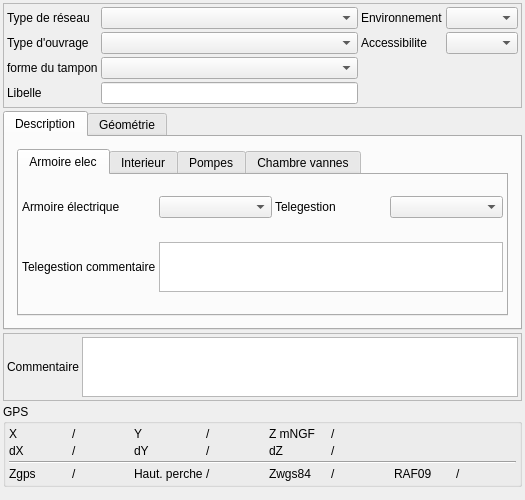
<?xml version="1.0" encoding="UTF-8"?>
<ui version="4.0">
 <class>Form</class>
 <widget class="QWidget" name="Form">
  <property name="geometry">
   <rect>
    <x>0</x>
    <y>0</y>
    <width>525</width>
    <height>500</height>
   </rect>
  </property>
  <property name="windowTitle">
   <string>Form</string>
  </property>
  <layout class="QVBoxLayout" name="verticalLayout">
   <property name="spacing">
    <number>3</number>
   </property>
   <property name="leftMargin">
    <number>3</number>
   </property>
   <property name="topMargin">
    <number>3</number>
   </property>
   <property name="rightMargin">
    <number>3</number>
   </property>
   <property name="bottomMargin">
    <number>3</number>
   </property>
   <item>
    <widget class="QFrame" name="frame">
     <property name="frameShape">
      <enum>QFrame::StyledPanel</enum>
     </property>
     <property name="frameShadow">
      <enum>QFrame::Raised</enum>
     </property>
     <layout class="QGridLayout" name="gridLayout">
      <property name="leftMargin">
       <number>3</number>
      </property>
      <property name="topMargin">
       <number>3</number>
      </property>
      <property name="rightMargin">
       <number>3</number>
      </property>
      <property name="bottomMargin">
       <number>3</number>
      </property>
      <property name="spacing">
       <number>3</number>
      </property>
      <item row="0" column="1">
       <widget class="QComboBox" name="comboBox_typeReseau"/>
      </item>
      <item row="3" column="1">
       <widget class="QComboBox" name="comboBox_Formetampon"/>
      </item>
      <item row="3" column="0">
       <widget class="QLabel" name="label_25">
        <property name="text">
         <string>forme du tampon</string>
        </property>
       </widget>
      </item>
      <item row="0" column="0">
       <widget class="QLabel" name="label_2">
        <property name="text">
         <string>Type de réseau</string>
        </property>
       </widget>
      </item>
      <item row="2" column="0">
       <widget class="QLabel" name="label">
        <property name="text">
         <string>Type d'ouvrage</string>
        </property>
       </widget>
      </item>
      <item row="5" column="0">
       <widget class="QLabel" name="label_5">
        <property name="text">
         <string>Libelle</string>
        </property>
       </widget>
      </item>
      <item row="2" column="1">
       <widget class="QComboBox" name="comboBox_typeOuvrageAss"/>
      </item>
      <item row="5" column="1">
       <widget class="QLineEdit" name="lineEdit_libelle">
        <property name="readOnly">
         <bool>true</bool>
        </property>
       </widget>
      </item>
      <item row="0" column="2">
       <widget class="QLabel" name="label_8">
        <property name="text">
         <string>Environnement</string>
        </property>
       </widget>
      </item>
      <item row="0" column="3">
       <widget class="QComboBox" name="comboBox_environnement"/>
      </item>
      <item row="2" column="2">
       <widget class="QLabel" name="label_3">
        <property name="text">
         <string>Accessibilite</string>
        </property>
       </widget>
      </item>
      <item row="2" column="3">
       <widget class="QComboBox" name="comboBox_accessibilite"/>
      </item>
     </layout>
    </widget>
   </item>
   <item>
    <widget class="QTabWidget" name="tabWidget_2">
     <property name="currentIndex">
      <number>0</number>
     </property>
     <widget class="QWidget" name="tab_5">
      <attribute name="title">
       <string>Description</string>
      </attribute>
      <layout class="QVBoxLayout" name="verticalLayout_3">
       <item>
        <widget class="QStackedWidget" name="stackedWidget">
         <property name="currentIndex">
          <number>1</number>
         </property>
         <widget class="QWidget" name="page_3">
          <layout class="QGridLayout" name="gridLayout_2">
           <item row="0" column="1">
            <widget class="QComboBox" name="comboBox_echelon"/>
           </item>
           <item row="1" column="0">
            <widget class="QLabel" name="label_27">
             <property name="text">
              <string>Présence de crosse</string>
             </property>
            </widget>
           </item>
           <item row="0" column="0">
            <widget class="QLabel" name="label_26">
             <property name="text">
              <string>Présence d'échelons</string>
             </property>
            </widget>
           </item>
           <item row="2" column="0">
            <widget class="QLabel" name="label_30">
             <property name="text">
              <string>Forme du regard</string>
             </property>
            </widget>
           </item>
           <item row="2" column="1">
            <widget class="QComboBox" name="comboBox_formeregard"/>
           </item>
           <item row="1" column="1">
            <widget class="QComboBox" name="comboBox_crosse"/>
           </item>
          </layout>
         </widget>
         <widget class="QWidget" name="page_4">
          <layout class="QVBoxLayout" name="verticalLayout_2">
           <property name="spacing">
            <number>3</number>
           </property>
           <property name="leftMargin">
            <number>3</number>
           </property>
           <property name="topMargin">
            <number>3</number>
           </property>
           <property name="rightMargin">
            <number>3</number>
           </property>
           <property name="bottomMargin">
            <number>3</number>
           </property>
           <item>
            <widget class="QTabWidget" name="tabWidget">
             <property name="currentIndex">
              <number>0</number>
             </property>
             <widget class="QWidget" name="tab">
              <attribute name="title">
               <string>Armoire elec</string>
              </attribute>
              <layout class="QGridLayout" name="gridLayout_8">
               <property name="leftMargin">
                <number>3</number>
               </property>
               <property name="topMargin">
                <number>3</number>
               </property>
               <property name="rightMargin">
                <number>3</number>
               </property>
               <property name="bottomMargin">
                <number>3</number>
               </property>
               <property name="horizontalSpacing">
                <number>3</number>
               </property>
               <item row="2" column="0">
                <widget class="QLabel" name="label_40">
                 <property name="text">
                  <string>Telegestion commentaire</string>
                 </property>
                </widget>
               </item>
               <item row="0" column="1">
                <widget class="QComboBox" name="comboBox_posteelec"/>
               </item>
               <item row="0" column="0">
                <widget class="QLabel" name="label_32">
                 <property name="text">
                  <string>Armoire électrique</string>
                 </property>
                </widget>
               </item>
               <item row="0" column="2">
                <widget class="QLabel" name="label_34">
                 <property name="text">
                  <string>Telegestion</string>
                 </property>
                </widget>
               </item>
               <item row="0" column="3">
                <widget class="QComboBox" name="comboBox_telegestion"/>
               </item>
               <item row="2" column="1" colspan="3">
                <widget class="QTextBrowser" name="textBrowser_telegestioncom">
                 <property name="maximumSize">
                  <size>
                   <width>16777215</width>
                   <height>50</height>
                  </size>
                 </property>
                 <property name="readOnly">
                  <bool>false</bool>
                 </property>
                </widget>
               </item>
              </layout>
             </widget>
             <widget class="QWidget" name="tab_2">
              <attribute name="title">
               <string>Interieur</string>
              </attribute>
              <layout class="QGridLayout" name="gridLayout_9">
               <property name="leftMargin">
                <number>3</number>
               </property>
               <property name="topMargin">
                <number>3</number>
               </property>
               <property name="rightMargin">
                <number>3</number>
               </property>
               <property name="bottomMargin">
                <number>3</number>
               </property>
               <property name="spacing">
                <number>3</number>
               </property>
               <item row="0" column="0">
                <widget class="QLabel" name="label_31">
                 <property name="text">
                  <string>Materiau</string>
                 </property>
                </widget>
               </item>
               <item row="1" column="1" colspan="2">
                <widget class="QComboBox" name="comboBox_typeasservissement"/>
               </item>
               <item row="0" column="1" colspan="2">
                <widget class="QComboBox" name="comboBox_PRmateriau"/>
               </item>
               <item row="1" column="0">
                <widget class="QLabel" name="label_41">
                 <property name="text">
                  <string>Type asservissement</string>
                 </property>
                </widget>
               </item>
               <item row="0" column="3">
                <widget class="QLabel" name="label_33">
                 <property name="text">
                  <string>Poires</string>
                 </property>
                </widget>
               </item>
               <item row="0" column="4">
                <widget class="QSpinBox" name="spinBox_poires">
                 <property name="minimum">
                  <number>-1</number>
                 </property>
                </widget>
               </item>
               <item row="0" column="5">
                <widget class="QToolButton" name="toolButton_poires">
                 <property name="text">
                  <string>...</string>
                 </property>
                </widget>
               </item>
               <item row="1" column="3">
                <widget class="QLabel" name="label_39">
                 <property name="text">
                  <string>Trop plein</string>
                 </property>
                </widget>
               </item>
               <item row="1" column="4" colspan="2">
                <widget class="QComboBox" name="comboBox_surverse"/>
               </item>
              </layout>
             </widget>
             <widget class="QWidget" name="tab_4">
              <attribute name="title">
               <string>Pompes</string>
              </attribute>
              <layout class="QGridLayout" name="gridLayout_10">
               <item row="0" column="1">
                <widget class="QSpinBox" name="spinBox_pompes">
                 <property name="minimum">
                  <number>-1</number>
                 </property>
                </widget>
               </item>
               <item row="0" column="0">
                <widget class="QLabel" name="label_35">
                 <property name="text">
                  <string>Nombre de pompes</string>
                 </property>
                </widget>
               </item>
               <item row="0" column="2">
                <widget class="QToolButton" name="toolButton_pompes">
                 <property name="text">
                  <string>...</string>
                 </property>
                </widget>
               </item>
              </layout>
             </widget>
             <widget class="QWidget" name="tab_3">
              <attribute name="title">
               <string>Chambre vannes</string>
              </attribute>
             </widget>
            </widget>
           </item>
          </layout>
         </widget>
         <widget class="QWidget" name="page_5">
          <layout class="QGridLayout" name="gridLayout_7">
           <item row="1" column="0">
            <widget class="QLabel" name="label_37">
             <property name="text">
              <string>Alarme ?</string>
             </property>
            </widget>
           </item>
           <item row="2" column="0">
            <widget class="QLabel" name="label_38">
             <property name="text">
              <string>Automate ?</string>
             </property>
            </widget>
           </item>
           <item row="2" column="1">
            <widget class="QComboBox" name="comboBox_automate"/>
           </item>
           <item row="1" column="1">
            <widget class="QComboBox" name="comboBox_DSHalarme"/>
           </item>
           <item row="0" column="0">
            <widget class="QLabel" name="label_36">
             <property name="text">
              <string>Materiau</string>
             </property>
            </widget>
           </item>
           <item row="0" column="1">
            <widget class="QComboBox" name="comboBox_DSH_materiau"/>
           </item>
          </layout>
         </widget>
         <widget class="QWidget" name="page_6"/>
        </widget>
       </item>
      </layout>
     </widget>
     <widget class="QWidget" name="tab_6">
      <attribute name="title">
       <string>Géométrie</string>
      </attribute>
      <layout class="QVBoxLayout" name="verticalLayout_4">
       <item>
        <widget class="QFrame" name="frame_5">
         <property name="frameShape">
          <enum>QFrame::StyledPanel</enum>
         </property>
         <property name="frameShadow">
          <enum>QFrame::Raised</enum>
         </property>
         <layout class="QGridLayout" name="gridLayout_6">
          <property name="leftMargin">
           <number>3</number>
          </property>
          <property name="topMargin">
           <number>3</number>
          </property>
          <property name="rightMargin">
           <number>3</number>
          </property>
          <property name="bottomMargin">
           <number>3</number>
          </property>
          <property name="spacing">
           <number>3</number>
          </property>
          <item row="1" column="2">
           <widget class="QToolButton" name="toolButton_calc">
            <property name="text">
             <string>...</string>
            </property>
           </widget>
          </item>
          <item row="1" column="1">
           <widget class="QDoubleSpinBox" name="doubleSpinBox_profradierouvrage">
            <property name="minimum">
             <double>-1.000000000000000</double>
            </property>
            <property name="maximum">
             <double>999.000000000000000</double>
            </property>
           </widget>
          </item>
          <item row="1" column="0">
           <widget class="QLabel" name="label_24">
            <property name="text">
             <string>Profondeur </string>
            </property>
           </widget>
          </item>
          <item row="0" column="3">
           <widget class="QLabel" name="label_29">
            <property name="text">
             <string>Largeur</string>
            </property>
           </widget>
          </item>
          <item row="0" column="1">
           <widget class="QDoubleSpinBox" name="doubleSpinBox_longueur">
            <property name="minimum">
             <double>-1.000000000000000</double>
            </property>
            <property name="maximum">
             <double>999.000000000000000</double>
            </property>
           </widget>
          </item>
          <item row="0" column="0">
           <widget class="QLabel" name="label_28">
            <property name="text">
             <string>Longueur</string>
            </property>
           </widget>
          </item>
          <item row="0" column="2">
           <widget class="QToolButton" name="toolButton_longueur">
            <property name="text">
             <string>...</string>
            </property>
           </widget>
          </item>
          <item row="0" column="4">
           <widget class="QDoubleSpinBox" name="doubleSpinBox_largeur">
            <property name="minimum">
             <double>-1.000000000000000</double>
            </property>
            <property name="maximum">
             <double>999.000000000000000</double>
            </property>
           </widget>
          </item>
          <item row="0" column="5">
           <widget class="QToolButton" name="toolButton_largeur">
            <property name="text">
             <string>...</string>
            </property>
           </widget>
          </item>
         </layout>
        </widget>
       </item>
       <item>
        <widget class="QFrame" name="frame_3">
         <property name="frameShape">
          <enum>QFrame::StyledPanel</enum>
         </property>
         <property name="frameShadow">
          <enum>QFrame::Raised</enum>
         </property>
         <layout class="QGridLayout" name="gridLayout_3">
          <property name="leftMargin">
           <number>3</number>
          </property>
          <property name="topMargin">
           <number>3</number>
          </property>
          <property name="rightMargin">
           <number>3</number>
          </property>
          <property name="bottomMargin">
           <number>3</number>
          </property>
          <property name="spacing">
           <number>3</number>
          </property>
          <item row="2" column="1">
           <widget class="QDoubleSpinBox" name="doubleSpinBox_Z">
            <property name="minimum">
             <double>-99.000000000000000</double>
            </property>
            <property name="maximum">
             <double>99999999.000000000000000</double>
            </property>
           </widget>
          </item>
          <item row="1" column="1">
           <widget class="QDoubleSpinBox" name="doubleSpinBox_Y">
            <property name="minimum">
             <double>-99.000000000000000</double>
            </property>
            <property name="maximum">
             <double>99999999.000000000000000</double>
            </property>
           </widget>
          </item>
          <item row="2" column="3">
           <widget class="QDoubleSpinBox" name="doubleSpinBox_dZ">
            <property name="minimum">
             <double>-1.000000000000000</double>
            </property>
            <property name="maximum">
             <double>999.000000000000000</double>
            </property>
           </widget>
          </item>
          <item row="1" column="0">
           <widget class="QLabel" name="label_18">
            <property name="text">
             <string>Y</string>
            </property>
           </widget>
          </item>
          <item row="2" column="0">
           <widget class="QLabel" name="label_22">
            <property name="text">
             <string>Z tampon</string>
            </property>
           </widget>
          </item>
          <item row="1" column="3">
           <widget class="QDoubleSpinBox" name="doubleSpinBox_dY">
            <property name="minimum">
             <double>-1.000000000000000</double>
            </property>
            <property name="maximum">
             <double>999.000000000000000</double>
            </property>
           </widget>
          </item>
          <item row="0" column="0">
           <widget class="QLabel" name="label_15">
            <property name="text">
             <string>X</string>
            </property>
           </widget>
          </item>
          <item row="0" column="3">
           <widget class="QDoubleSpinBox" name="doubleSpinBox_dX">
            <property name="minimum">
             <double>-1.000000000000000</double>
            </property>
            <property name="maximum">
             <double>999.000000000000000</double>
            </property>
           </widget>
          </item>
          <item row="0" column="1">
           <widget class="QDoubleSpinBox" name="doubleSpinBox_X">
            <property name="minimum">
             <double>-99.000000000000000</double>
            </property>
            <property name="maximum">
             <double>99999999.000000000000000</double>
            </property>
           </widget>
          </item>
          <item row="1" column="2">
           <widget class="QLabel" name="label_21">
            <property name="text">
             <string>dY</string>
            </property>
           </widget>
          </item>
          <item row="0" column="2">
           <widget class="QLabel" name="label_16">
            <property name="text">
             <string>dX</string>
            </property>
           </widget>
          </item>
          <item row="2" column="2">
           <widget class="QLabel" name="label_23">
            <property name="text">
             <string>dZ</string>
            </property>
           </widget>
          </item>
          <item row="3" column="0" colspan="4">
           <widget class="QPushButton" name="pushButton_getGPS">
            <property name="text">
             <string>GPS</string>
            </property>
           </widget>
          </item>
         </layout>
        </widget>
       </item>
      </layout>
     </widget>
    </widget>
   </item>
   <item>
    <widget class="QFrame" name="frame_2">
     <property name="frameShape">
      <enum>QFrame::StyledPanel</enum>
     </property>
     <property name="frameShadow">
      <enum>QFrame::Raised</enum>
     </property>
     <layout class="QHBoxLayout" name="horizontalLayout">
      <property name="spacing">
       <number>3</number>
      </property>
      <property name="leftMargin">
       <number>3</number>
      </property>
      <property name="topMargin">
       <number>3</number>
      </property>
      <property name="rightMargin">
       <number>3</number>
      </property>
      <property name="bottomMargin">
       <number>3</number>
      </property>
      <item>
       <widget class="QLabel" name="label_7">
        <property name="text">
         <string>Commentaire</string>
        </property>
       </widget>
      </item>
      <item>
       <widget class="QTextBrowser" name="textBrowser_commentaire">
        <property name="maximumSize">
         <size>
          <width>16777215</width>
          <height>60</height>
         </size>
        </property>
        <property name="readOnly">
         <bool>false</bool>
        </property>
       </widget>
      </item>
     </layout>
    </widget>
   </item>
   <item>
    <widget class="QGroupBox" name="groupBox_2">
     <property name="title">
      <string>GPS</string>
     </property>
     <layout class="QGridLayout" name="gridLayout_17">
      <property name="leftMargin">
       <number>3</number>
      </property>
      <property name="topMargin">
       <number>3</number>
      </property>
      <property name="rightMargin">
       <number>3</number>
      </property>
      <property name="bottomMargin">
       <number>3</number>
      </property>
      <property name="spacing">
       <number>3</number>
      </property>
      <item row="0" column="3">
       <widget class="QLabel" name="label_Y">
        <property name="text">
         <string>/</string>
        </property>
       </widget>
      </item>
      <item row="0" column="2">
       <widget class="QLabel" name="label_64">
        <property name="text">
         <string>Y</string>
        </property>
       </widget>
      </item>
      <item row="1" column="5">
       <widget class="QLabel" name="label_dZ">
        <property name="text">
         <string>/</string>
        </property>
       </widget>
      </item>
      <item row="0" column="5">
       <widget class="QLabel" name="label_Z">
        <property name="text">
         <string>/</string>
        </property>
       </widget>
      </item>
      <item row="1" column="1">
       <widget class="QLabel" name="label_dX">
        <property name="text">
         <string>/</string>
        </property>
       </widget>
      </item>
      <item row="3" column="6">
       <widget class="QLabel" name="label_61">
        <property name="text">
         <string>RAF09</string>
        </property>
       </widget>
      </item>
      <item row="1" column="4">
       <widget class="QLabel" name="label_68">
        <property name="text">
         <string>dZ</string>
        </property>
       </widget>
      </item>
      <item row="1" column="0">
       <widget class="QLabel" name="label_65">
        <property name="text">
         <string>dX</string>
        </property>
       </widget>
      </item>
      <item row="1" column="2">
       <widget class="QLabel" name="label_67">
        <property name="text">
         <string>dY</string>
        </property>
       </widget>
      </item>
      <item row="1" column="3">
       <widget class="QLabel" name="label_dY">
        <property name="text">
         <string>/</string>
        </property>
       </widget>
      </item>
      <item row="3" column="0">
       <widget class="QLabel" name="label_62">
        <property name="text">
         <string>Zgps</string>
        </property>
       </widget>
      </item>
      <item row="0" column="4">
       <widget class="QLabel" name="label_66">
        <property name="text">
         <string>Z mNGF</string>
        </property>
       </widget>
      </item>
      <item row="3" column="1">
       <widget class="QLabel" name="label_zgps">
        <property name="text">
         <string>/</string>
        </property>
       </widget>
      </item>
      <item row="3" column="3">
       <widget class="QLabel" name="label_hautperche">
        <property name="text">
         <string>/</string>
        </property>
       </widget>
      </item>
      <item row="3" column="2">
       <widget class="QLabel" name="label_70">
        <property name="text">
         <string>Haut. perche</string>
        </property>
       </widget>
      </item>
      <item row="3" column="5">
       <widget class="QLabel" name="label_zwgs84">
        <property name="text">
         <string>/</string>
        </property>
       </widget>
      </item>
      <item row="3" column="4">
       <widget class="QLabel" name="label_63">
        <property name="text">
         <string>Zwgs84</string>
        </property>
       </widget>
      </item>
      <item row="0" column="1">
       <widget class="QLabel" name="label_X">
        <property name="text">
         <string>/</string>
        </property>
       </widget>
      </item>
      <item row="0" column="0">
       <widget class="QLabel" name="label_69">
        <property name="text">
         <string>X</string>
        </property>
       </widget>
      </item>
      <item row="3" column="7">
       <widget class="QLabel" name="label_raf09">
        <property name="text">
         <string>/</string>
        </property>
       </widget>
      </item>
      <item row="2" column="0" colspan="8">
       <widget class="Line" name="line">
        <property name="orientation">
         <enum>Qt::Horizontal</enum>
        </property>
       </widget>
      </item>
     </layout>
    </widget>
   </item>
   <item>
    <spacer name="verticalSpacer">
     <property name="orientation">
      <enum>Qt::Vertical</enum>
     </property>
     <property name="sizeHint" stdset="0">
      <size>
       <width>20</width>
       <height>40</height>
      </size>
     </property>
    </spacer>
   </item>
  </layout>
 </widget>
 <resources/>
 <connections/>
</ui>
